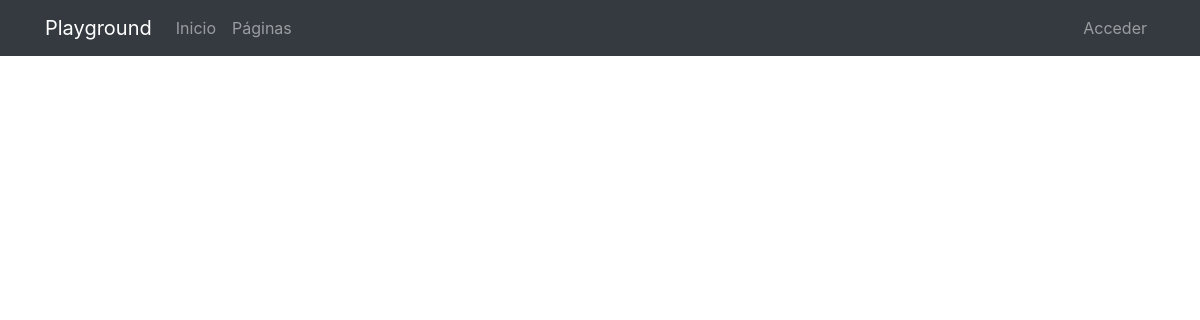
The app's page /pages/, older data.
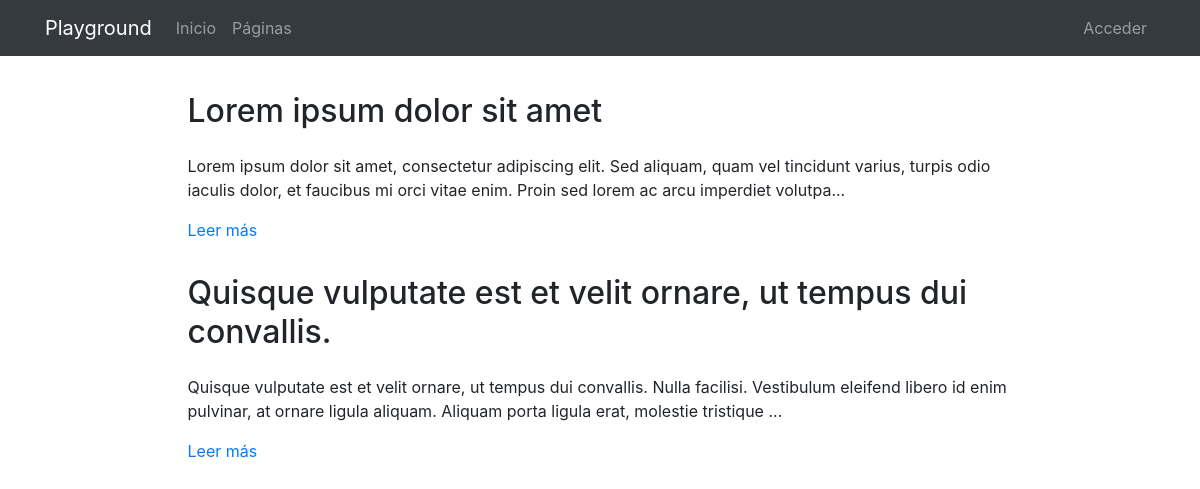
The same page, newer data.
### pages/models.py (models this page shows, shortened)
class Page(models.Model):
    title = models.CharField(verbose_name="Título", max_length=200)
    content = RichTextField(verbose_name="Contenido")
    order = models.SmallIntegerField(verbose_name="Orden", default=0)
    created = models.DateTimeField(auto_now_add=True, verbose_name="Fecha de creación")
    updated = models.DateTimeField(auto_now=True, verbose_name="Fecha de edición")
    class Meta:
        verbose_name = "página"
        verbose_name_plural = "páginas"
        ordering = ['order', 'title']

### pages/views.py (the view)
# urls.py: path('', PageListView.as_view(), name='pages'),
class PageListView(ListView):
    model = Page

### pages/templates/pages/page_list.html (shortened to what this page needs)
{% extends 'core/base.html' %}
{% load static %}
{% block content %}
<main role="main">
  <div class="container mb-4">
    {% for page in page_list %}
      <div class="row mt-3">
        <div class="col-md-9 mx-auto">
          <h2 class="mb-4">{{page.title}}</h2>
          <div>
            <p>{{page.content|striptags|safe|truncatechars:"200"}}</p>
            <p><a href="{% url 'page' page.id page.title|slugify %}">Leer más</a>
            </p>
          </div>
        </div>
      </div>
    {% endfor %}
  </div>
</main>
{% endblock %}

### core/templates/core/base.html (shortened to what this page needs)
<!DOCTYPE html>
<html lang="es">
  <head>
    {% load static %}
    <link href="{% static 'core/vendor/bootstrap/css/bootstrap.min.css' %}" rel="stylesheet">
    <link href="{% static 'core/vendor/font-awesome/css/font-awesome.min.css' %}" rel="stylesheet" type="text/css">
    <link href="{% static 'core/css/main.css' %}" rel="stylesheet">
  </head>
  <body>
    <body>
      <nav class="navbar navbar-expand-lg navbar-dark bg-dark">
        <div class="container">
          <a class="navbar-brand" href="{% url 'home' %}">Playground</a>
          <div class="collapse navbar-collapse" id="ned">
            <ul class="navbar-nav mr-auto">
              <li class="nav-item">
                <a class="nav-link" href="{% url 'home' %}">Inicio</a>
              </li>
              <li class="nav-item">
                <a class="nav-link" href="{% url 'pages' %}">Páginas</a>
              </li>
            </ul>
            <ul class="navbar-nav">
              <li class="nav-item">
                <a class="nav-link" href="/admin/">
                  {% if request.user.is_staff %}Admin{% else %}Acceder{% endif %}
                </a>
              </li>
            </ul>
          </div>
        </div>
      </nav>
      {% block content %}{% endblock %}
  </body>
</html>

### core/static/core/css/main.css (style rules this page uses)
main { padding-top: 20px; }
:root { --jumbotron-padding-y: 3rem; }

Row changes from the older to the newer data that the page shows:
added Page: title "Lorem ipsum dolor sit amet", content "Lorem ipsum dolor sit amet, consectetur adipiscing elit. Sed aliquam, quam vel tincidunt varius, turpis odio iaculis dolor, et faucibus mi orci vitae enim. Proin sed lorem ac arcu imperdiet volutpa..."
added Page: title "Quisque vulputate est et velit ornare, ut tempus dui convallis.", content "Quisque vulputate est et velit ornare, ut tempus dui convallis. Nulla facilisi. Vestibulum eleifend libero id enim pulvinar, at ornare ligula aliquam. Aliquam porta ligula erat, molestie tristique ..."
